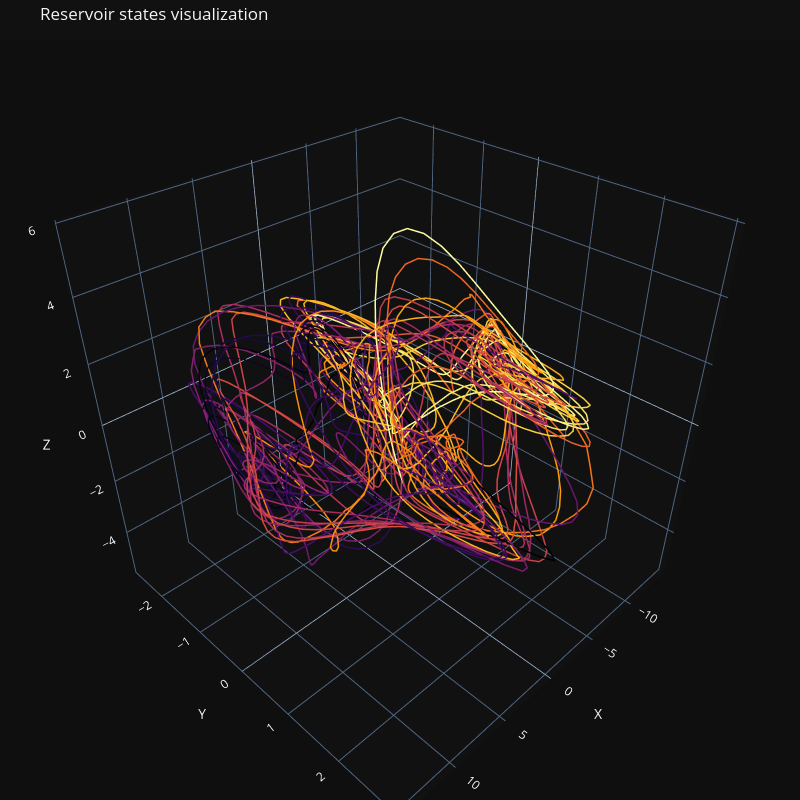

The cell this chart's notebook holds for it:
### Code cell
from sklearn.decomposition import PCA


pca = PCA(n_components=3)
x,y,z = pca.fit_transform(states).T

# Создание интерактивного 3D графика
fig = go.Figure(data=[go.Scatter3d(
    x=x, y=y_rec, z=z,
    mode='lines',
    line=dict(
        color=t_eval,      # Раскраска по времени
        colorscale='Inferno', 
        width=3
    ),
    name='Lorenz Attractor'
)])

fig.update_layout(
    title='Reservoir states visualization',
    scene=dict(
        xaxis_title='X',
        yaxis_title='Y',
        zaxis_title='Z',
        bgcolor='rgb(15, 15, 15)'
    ),
    template='plotly_dark',
    margin=dict(l=0, r=0, b=0, t=40),
    width=800,
    height=800
)

fig.show()

### Figure 1 — Plotly figure (JSON) as saved in the notebook; plotly's stock layout.template omitted (floating-point values rounded to 4 significant figures; data arrays with more than 128 entries replaced by an {"elided": "..."} marker saying what was removed)
{"data": [{"line": {"color": {"elided": "4096 float values"}, "colorscale": [[0, "#000004"], [0.1111, "#1b0c41"], [0.2222, "#4a0c6b"], [0.3333, "#781c6d"], [0.4444, "#a52c60"], [0.5556, "#cf4446"], [0.6667, "#ed6925"], [0.7778, "#fb9b06"], [0.8889, "#f7d13d"], [1, "#fcffa4"]], "width": 3}, "mode": "lines", "name": "Lorenz Attractor", "type": "scatter3d", "x": {"elided": "4096 float values"}, "y": {"elided": "4088 float values"}, "z": {"elided": "4096 float values"}}], "layout": {"height": 800, "margin": {"b": 0, "l": 0, "r": 0, "t": 40}, "scene": {"bgcolor": "rgb(15, 15, 15)", "xaxis": {"title": {"text": "X"}}, "yaxis": {"title": {"text": "Y"}}, "zaxis": {"title": {"text": "Z"}}}, "title": {"text": "Reservoir states visualization"}, "width": 800}}
